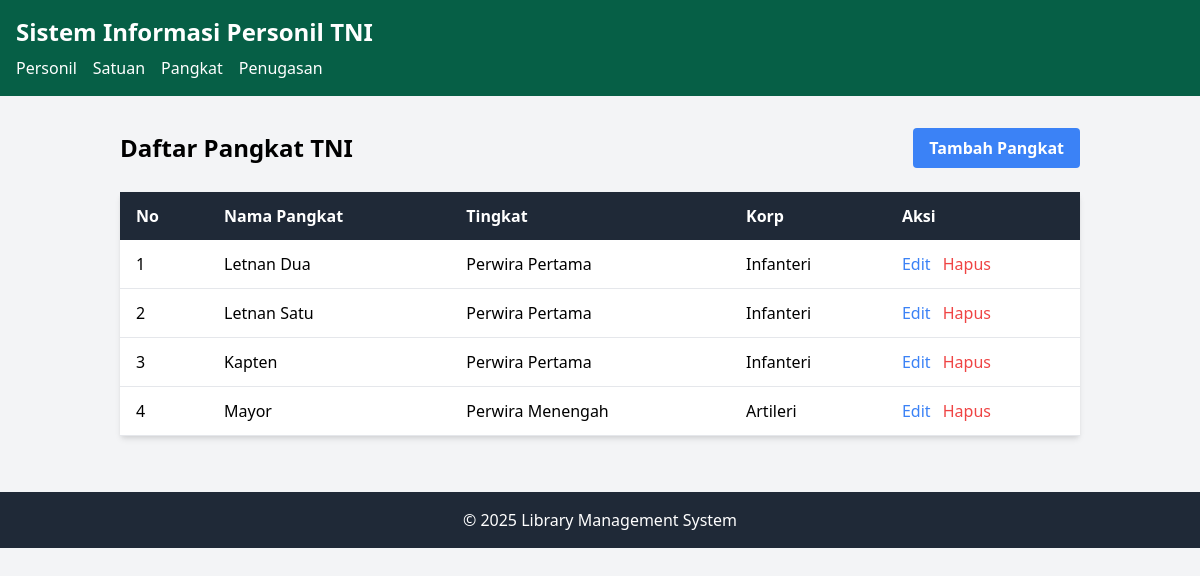
The app's page /index.php?entity=pangkat with its own data.
### tables this page shows
CREATE TABLE IF NOT EXISTS `pangkat` (
  `id` int(11) NOT NULL AUTO_INCREMENT,
  `nama_pangkat` varchar(50) NOT NULL,
  `tingkat` varchar(50) NOT NULL,
  `korp` varchar(50) NOT NULL,
  PRIMARY KEY (`id`)
);

### model/Pangkat.php (called while the page is built, shortened)
<?php
require_once 'config/Database.php';
class Pangkat {
    private $conn;
    private $table = 'pangkat';
    public function __construct() {
        $database = new Database();
        $this->conn = $database->getConnection();
    }
    public function getAll() {
        $query = "SELECT * FROM " . $this->table;
        $stmt = $this->conn->prepare($query);
        $stmt->execute();
        return $stmt->fetchAll(PDO::FETCH_ASSOC);
    }
}
?>

### config/Database.php (called while the page is built, shortened)
<?php
class Database {
    private $host = "localhost";
    private $username = "root";
    private $password = "";
    private $database = "tni_staff";
    public function getConnection() {
        $this->conn = null;
        try {
            $this->conn = new PDO("mysql:host=" . $this->host . ";dbname=" . $this->database, $this->username, $this->password);
            $this->conn->setAttribute(PDO::ATTR_ERRMODE, PDO::ERRMODE_EXCEPTION);
        } catch(PDOException $e) {
            echo "Connection error: " . $e->getMessage();
        }
        return $this->conn;
    }
}
?>

### viewmodel/PangkatViewModel.php (called while the page is built, shortened)
<?php
require_once 'model/Pangkat.php';
class PangkatViewModel {
    private $pangkat;
    public function __construct() {
        $this->pangkat = new Pangkat();
    }
    public function getPangkatList() {
        return $this->pangkat->getAll();
    }
}
?>

### views/pangkat_list.php (the view)
<?php
require_once 'views/template/header.php';
?>
<div class="container mx-auto p-4">
    <div class="flex justify-between items-center mb-6">
        <h2 class="text-2xl font-bold">Daftar Pangkat TNI</h2>
        <a href="index.php?entity=pangkat&action=add" class="bg-blue-500 hover:bg-blue-700 text-white font-bold py-2 px-4 rounded">
            Tambah Pangkat
        </a>
    </div>
    <div class="bg-white shadow-md rounded my-6">
        <table class="min-w-full bg-white">
            <thead class="bg-gray-800 text-white">
                <tr>
                    <th class="py-3 px-4 text-left">No</th>
                    <th class="py-3 px-4 text-left">Nama Pangkat</th>
                    <th class="py-3 px-4 text-left">Tingkat</th>
                    <th class="py-3 px-4 text-left">Korp</th>
                    <th class="py-3 px-4 text-left">Aksi</th>
                </tr>
            </thead>
            <tbody>
                <?php
                $no = 1;
                foreach ($pangkatList as $pangkat):
                ?>
                <tr class="border-b hover:bg-gray-100">
                    <td class="py-3 px-4"><?php echo $no++; ?></td>
                    <td class="py-3 px-4"><?php echo $pangkat['nama_pangkat']; ?></td>
                    <td class="py-3 px-4"><?php echo $pangkat['tingkat']; ?></td>
                    <td class="py-3 px-4"><?php echo $pangkat['korp']; ?></td>
                    <td class="py-3 px-4">
                        <a href="index.php?entity=pangkat&action=edit&id=<?php echo $pangkat['id']; ?>" class="text-blue-500 hover:text-blue-700 mr-2">Edit</a>
                        <a href="index.php?entity=pangkat&action=delete&id=<?php echo $pangkat['id']; ?>" class="text-red-500 hover:text-red-700" onclick="return confirm('Apakah Anda yakin ingin menghapus pangkat ini?')">Hapus</a>
                    </td>
                </tr>
                <?php endforeach; ?>
            </tbody>
        </table>
    </div>
</div>
<?php
require_once 'views/template/footer.php';
?>

### records on screen
pangkat: nama_pangkat "Letnan Dua", tingkat "Perwira Pertama", korp "Infanteri"
pangkat: nama_pangkat "Letnan Satu", tingkat "Perwira Pertama", korp "Infanteri"
pangkat: nama_pangkat "Kapten", tingkat "Perwira Pertama", korp "Infanteri"
pangkat: nama_pangkat "Mayor", tingkat "Perwira Menengah", korp "Artileri"
